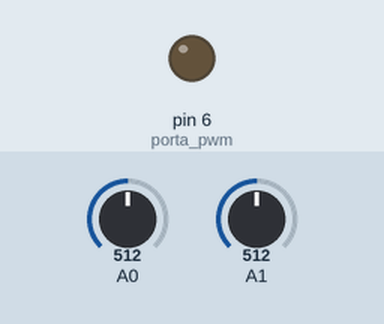
Bench run of a sketch on a simulated Arduino Uno, built with avr-gcc and run on an emulated ATmega328P. Shown: output pins drawn as LEDs (lit = HIGH). The test bench sets the inputs (shaded band); at power-on: A0 = 512, A1 = 512. What the sketch prints to the serial monitor is not drawn.

Above: at 1.2 s.
1.3 s: A0 set to 716
At 2.3 s:
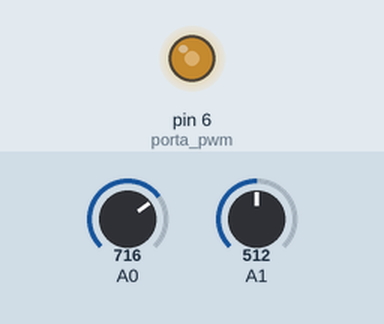
2.8 s: A1 set to 1023
4.3 s: A1 set to 716
At 5.5 s:
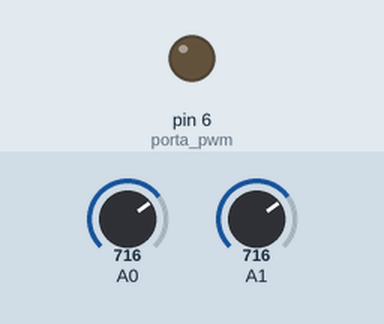
6.4 s: A1 set to 122
At 6.9 s:
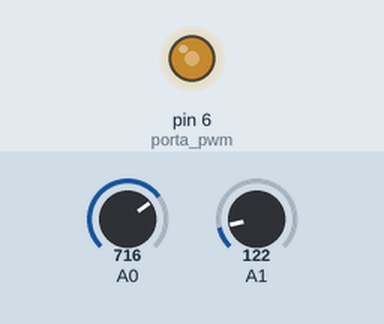
7.9 s: A0 set to 0
Timing chart, 0 to 10.4 s (numbered marks = the images above; inputs shaded):
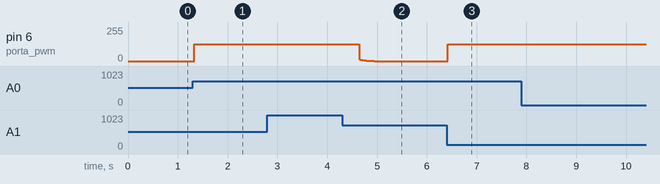

Measured:
- after the input at 1.3 s, pin 6 (porta_pwm): 0/255 → 127/255 at once
- after the input at 4.3 s, pin 6 (porta_pwm): moves from 127/255 to 0/255 over 0.30 s, starting after 0.34 s
- after the input at 6.4 s, pin 6 (porta_pwm): 0/255 → 127/255 at once

The sketch:

codigo_identifica_arduino.ino
```cpp
#include <TimerOne.h>

//declaração da variaveis
float erro=0;
float erro_1=0;
float erro_2=0;

float sinalcontrol=0;
float sinalcontrol_1=0;
float sinalcontrol_2=0;

float sinalcontrol_norma = 0;


float saida = 0;


float set_point=0;


//declaração portas
int porta_pwm = 6;
int port_analog_discovery = A1;
int port_saida = A0;


void setup() {
  // put your setup code here, to run once:
  Serial.begin(115200);

  // pwm mais rapidos
   TCCR0B = TCCR0B & B11111000 | B00000001;
   TCCR2B = TCCR2B & B11111000 | B00000001;
   //analogWriteResolution(12); só para o DUE
   pinMode(6, OUTPUT);

  //timer
  Timer1.initialize(1000); //Inicializa o Timer e configura para um período de 0.001s
  Timer1.attachInterrupt(callback); //garante que a função demore 0.001s

}


void callback()
{
  //leitura set_point
  set_point = analogRead(A1);
  set_point = set_point/1023 * 5;
  //Serial.println("Leitura Analog Discovery");
  //Serial.println(set_point);

  saida = analogRead(A0);
  saida = saida/1023 * 5;
  //Serial.println("Leitura Saida");
  //Serial.println(saida);

  //Serial.println("Leitura erro");
  //Serial.println(erro);

  //setup dos erros
  erro_2 = erro_1;
  erro_1 = erro;

  erro = set_point - saida;


  //setup das saidas
  sinalcontrol_2 = sinalcontrol_1;
  sinalcontrol_1 = sinalcontrol;

  //função discretizada (entradas passadas e saidas passadas) - Saida = entrada G(S)
  //saida= 46.04*erro - 86.31*erro_1 + 40.33*erro_2 + 1.927*saida_1 - 0.9273*saida_2;
  //saida = erro*20.24 - erro_1 * 40.08 + erro_2 * 19.84 + saida_1 * 1.979 - saida_2 * 0.979;
  sinalcontrol = erro*39.25 - erro_1 * 76.33 + erro_2 * 37.1 + sinalcontrol_1 * 1.935 - sinalcontrol_2 * 0.9355;
  Serial.println(sinalcontrol);


  //saida = set_point;
  //saida = constrain(saida,0,255);

  sinalcontrol_norma = sinalcontrol * 255/5;


   if(sinalcontrol_norma > 255 )
   {
    sinalcontrol = 5;
    sinalcontrol_norma = 2.5 * 255 / 5;
   }
   if(sinalcontrol_norma <0 )
   {
    sinalcontrol = 0;
    sinalcontrol_norma = 2.5 * 255 / 5;
   }

  //PWM
  //analogWrite(6,set_point * 255 /5);//malha aberta
  analogWrite(porta_pwm, sinalcontrol_norma);
  //Serial.println("Saida Controlador");
  //Serial.println(saida);


}


void loop() {
  // put your main code here, to run repeatedly:

}
```
